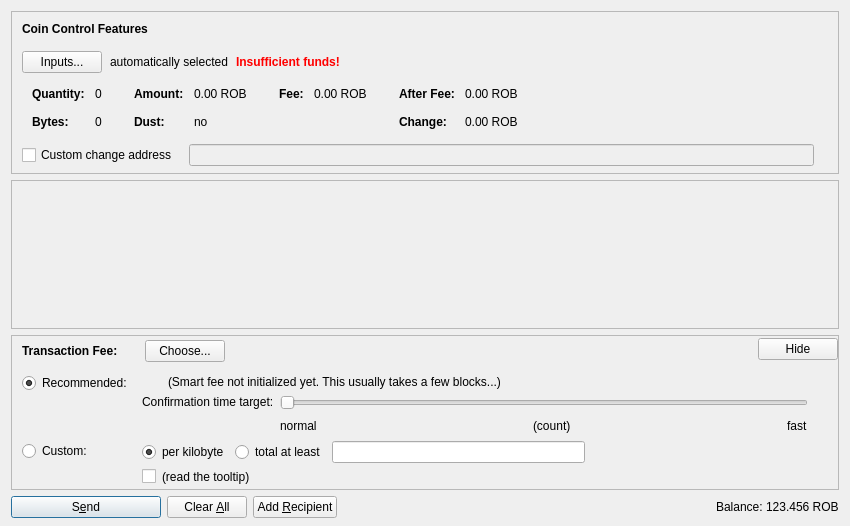
<?xml version="1.0" encoding="UTF-8"?>
<ui version="4.0">
 <class>SendCoinsDialog</class>
 <widget class="QDialog" name="SendCoinsDialog">
  <property name="geometry">
   <rect>
    <x>0</x>
    <y>0</y>
    <width>850</width>
    <height>526</height>
   </rect>
  </property>
  <property name="windowTitle">
   <string>Send Coins</string>
  </property>
  <layout class="QVBoxLayout" name="verticalLayout" stretch="0,1,0,0">
   <property name="bottomMargin">
    <number>8</number>
   </property>
   <item>
    <widget class="QFrame" name="frameCoinControl">
     <property name="sizePolicy">
      <sizepolicy hsizetype="Expanding" vsizetype="Expanding">
       <horstretch>0</horstretch>
       <verstretch>0</verstretch>
      </sizepolicy>
     </property>
     <property name="maximumSize">
      <size>
       <width>16777215</width>
       <height>16777215</height>
      </size>
     </property>
     <property name="frameShape">
      <enum>QFrame::StyledPanel</enum>
     </property>
     <property name="frameShadow">
      <enum>QFrame::Sunken</enum>
     </property>
     <layout class="QVBoxLayout" name="verticalLayoutCoinControl2">
      <property name="spacing">
       <number>0</number>
      </property>
      <property name="leftMargin">
       <number>0</number>
      </property>
      <property name="topMargin">
       <number>0</number>
      </property>
      <property name="rightMargin">
       <number>0</number>
      </property>
      <property name="bottomMargin">
       <number>6</number>
      </property>
      <item>
       <layout class="QVBoxLayout" name="verticalLayoutCoinControl" stretch="0,0,0,0,1">
        <property name="spacing">
         <number>0</number>
        </property>
        <property name="leftMargin">
         <number>10</number>
        </property>
        <property name="topMargin">
         <number>10</number>
        </property>
        <item>
         <layout class="QHBoxLayout" name="horizontalLayoutCoinControl1">
          <property name="bottomMargin">
           <number>15</number>
          </property>
          <item>
           <widget class="QLabel" name="labelCoinControlFeatures">
            <property name="sizePolicy">
             <sizepolicy hsizetype="Preferred" vsizetype="Maximum">
              <horstretch>0</horstretch>
              <verstretch>0</verstretch>
             </sizepolicy>
            </property>
            <property name="font">
             <font>
              <weight>75</weight>
              <bold>true</bold>
             </font>
            </property>
            <property name="styleSheet">
             <string notr="true">font-weight:bold;</string>
            </property>
            <property name="text">
             <string>Coin Control Features</string>
            </property>
           </widget>
          </item>
         </layout>
        </item>
        <item>
         <layout class="QHBoxLayout" name="horizontalLayoutCoinControl2" stretch="0,0,0,0">
          <property name="spacing">
           <number>8</number>
          </property>
          <property name="bottomMargin">
           <number>10</number>
          </property>
          <item>
           <widget class="QPushButton" name="pushButtonCoinControl">
            <property name="styleSheet">
             <string notr="true"/>
            </property>
            <property name="text">
             <string>Inputs...</string>
            </property>
            <property name="autoDefault">
             <bool>false</bool>
            </property>
           </widget>
          </item>
          <item>
           <widget class="QLabel" name="labelCoinControlAutomaticallySelected">
            <property name="text">
             <string>automatically selected</string>
            </property>
            <property name="margin">
             <number>5</number>
            </property>
           </widget>
          </item>
          <item>
           <widget class="QLabel" name="labelCoinControlInsuffFunds">
            <property name="font">
             <font>
              <weight>75</weight>
              <bold>true</bold>
             </font>
            </property>
            <property name="styleSheet">
             <string notr="true">color:red;font-weight:bold;</string>
            </property>
            <property name="text">
             <string>Insufficient funds!</string>
            </property>
            <property name="margin">
             <number>5</number>
            </property>
           </widget>
          </item>
          <item>
           <spacer name="horizontalSpacerCoinControl">
            <property name="orientation">
             <enum>Qt::Horizontal</enum>
            </property>
            <property name="sizeHint" stdset="0">
             <size>
              <width>40</width>
              <height>1</height>
             </size>
            </property>
           </spacer>
          </item>
         </layout>
        </item>
        <item>
         <widget class="QWidget" name="widgetCoinControl" native="true">
          <property name="sizePolicy">
           <sizepolicy hsizetype="Preferred" vsizetype="Preferred">
            <horstretch>0</horstretch>
            <verstretch>0</verstretch>
           </sizepolicy>
          </property>
          <property name="minimumSize">
           <size>
            <width>0</width>
            <height>0</height>
           </size>
          </property>
          <property name="styleSheet">
           <string notr="true"/>
          </property>
          <layout class="QHBoxLayout" name="horizontalLayoutCoinControl5">
           <property name="leftMargin">
            <number>0</number>
           </property>
           <property name="topMargin">
            <number>0</number>
           </property>
           <property name="rightMargin">
            <number>0</number>
           </property>
           <property name="bottomMargin">
            <number>0</number>
           </property>
           <item>
            <layout class="QHBoxLayout" name="horizontalLayoutCoinControl3" stretch="0,0,0,1">
             <property name="spacing">
              <number>20</number>
             </property>
             <property name="topMargin">
              <number>0</number>
             </property>
             <property name="bottomMargin">
              <number>10</number>
             </property>
             <item>
              <layout class="QFormLayout" name="formLayoutCoinControl1">
               <property name="horizontalSpacing">
                <number>10</number>
               </property>
               <property name="verticalSpacing">
                <number>14</number>
               </property>
               <property name="leftMargin">
                <number>10</number>
               </property>
               <property name="topMargin">
                <number>4</number>
               </property>
               <property name="rightMargin">
                <number>6</number>
               </property>
               <item row="0" column="0">
                <widget class="QLabel" name="labelCoinControlQuantityText">
                 <property name="font">
                  <font>
                   <weight>75</weight>
                   <bold>true</bold>
                  </font>
                 </property>
                 <property name="text">
                  <string>Quantity:</string>
                 </property>
                 <property name="margin">
                  <number>0</number>
                 </property>
                </widget>
               </item>
               <item row="0" column="1">
                <widget class="QLabel" name="labelCoinControlQuantity">
                 <property name="cursor">
                  <cursorShape>IBeamCursor</cursorShape>
                 </property>
                 <property name="contextMenuPolicy">
                  <enum>Qt::ActionsContextMenu</enum>
                 </property>
                 <property name="text">
                  <string notr="true">0</string>
                 </property>
                 <property name="margin">
                  <number>0</number>
                 </property>
                 <property name="textInteractionFlags">
                  <set>Qt::LinksAccessibleByMouse|Qt::TextSelectableByKeyboard|Qt::TextSelectableByMouse</set>
                 </property>
                </widget>
               </item>
               <item row="1" column="0">
                <widget class="QLabel" name="labelCoinControlBytesText">
                 <property name="font">
                  <font>
                   <weight>75</weight>
                   <bold>true</bold>
                  </font>
                 </property>
                 <property name="text">
                  <string>Bytes:</string>
                 </property>
                </widget>
               </item>
               <item row="1" column="1">
                <widget class="QLabel" name="labelCoinControlBytes">
                 <property name="cursor">
                  <cursorShape>IBeamCursor</cursorShape>
                 </property>
                 <property name="contextMenuPolicy">
                  <enum>Qt::ActionsContextMenu</enum>
                 </property>
                 <property name="text">
                  <string notr="true">0</string>
                 </property>
                 <property name="textInteractionFlags">
                  <set>Qt::LinksAccessibleByMouse|Qt::TextSelectableByKeyboard|Qt::TextSelectableByMouse</set>
                 </property>
                </widget>
               </item>
              </layout>
             </item>
             <item>
              <layout class="QFormLayout" name="formLayoutCoinControl2">
               <property name="horizontalSpacing">
                <number>10</number>
               </property>
               <property name="verticalSpacing">
                <number>14</number>
               </property>
               <property name="leftMargin">
                <number>6</number>
               </property>
               <property name="topMargin">
                <number>4</number>
               </property>
               <property name="rightMargin">
                <number>6</number>
               </property>
               <item row="0" column="0">
                <widget class="QLabel" name="labelCoinControlAmountText">
                 <property name="font">
                  <font>
                   <weight>75</weight>
                   <bold>true</bold>
                  </font>
                 </property>
                 <property name="text">
                  <string>Amount:</string>
                 </property>
                 <property name="margin">
                  <number>0</number>
                 </property>
                </widget>
               </item>
               <item row="0" column="1">
                <widget class="QLabel" name="labelCoinControlAmount">
                 <property name="cursor">
                  <cursorShape>IBeamCursor</cursorShape>
                 </property>
                 <property name="contextMenuPolicy">
                  <enum>Qt::ActionsContextMenu</enum>
                 </property>
                 <property name="text">
                  <string notr="true">0.00 ROB</string>
                 </property>
                 <property name="textInteractionFlags">
                  <set>Qt::LinksAccessibleByMouse|Qt::TextSelectableByKeyboard|Qt::TextSelectableByMouse</set>
                 </property>
                </widget>
               </item>
               <item row="1" column="0">
                <widget class="QLabel" name="labelCoinControlLowOutputText">
                 <property name="font">
                  <font>
                   <weight>75</weight>
                   <bold>true</bold>
                  </font>
                 </property>
                 <property name="text">
                  <string>Dust:</string>
                 </property>
                </widget>
               </item>
               <item row="1" column="1">
                <widget class="QLabel" name="labelCoinControlLowOutput">
                 <property name="cursor">
                  <cursorShape>IBeamCursor</cursorShape>
                 </property>
                 <property name="contextMenuPolicy">
                  <enum>Qt::ActionsContextMenu</enum>
                 </property>
                 <property name="text">
                  <string notr="true">no</string>
                 </property>
                 <property name="textInteractionFlags">
                  <set>Qt::LinksAccessibleByMouse|Qt::TextSelectableByKeyboard|Qt::TextSelectableByMouse</set>
                 </property>
                </widget>
               </item>
              </layout>
             </item>
             <item>
              <layout class="QFormLayout" name="formLayoutCoinControl3">
               <property name="horizontalSpacing">
                <number>10</number>
               </property>
               <property name="verticalSpacing">
                <number>14</number>
               </property>
               <property name="leftMargin">
                <number>6</number>
               </property>
               <property name="topMargin">
                <number>4</number>
               </property>
               <property name="rightMargin">
                <number>6</number>
               </property>
               <item row="0" column="0">
                <widget class="QLabel" name="labelCoinControlFeeText">
                 <property name="font">
                  <font>
                   <weight>75</weight>
                   <bold>true</bold>
                  </font>
                 </property>
                 <property name="text">
                  <string>Fee:</string>
                 </property>
                 <property name="margin">
                  <number>0</number>
                 </property>
                </widget>
               </item>
               <item row="0" column="1">
                <widget class="QLabel" name="labelCoinControlFee">
                 <property name="cursor">
                  <cursorShape>IBeamCursor</cursorShape>
                 </property>
                 <property name="contextMenuPolicy">
                  <enum>Qt::ActionsContextMenu</enum>
                 </property>
                 <property name="text">
                  <string notr="true">0.00 ROB</string>
                 </property>
                 <property name="textInteractionFlags">
                  <set>Qt::LinksAccessibleByMouse|Qt::TextSelectableByKeyboard|Qt::TextSelectableByMouse</set>
                 </property>
                </widget>
               </item>
              </layout>
             </item>
             <item>
              <layout class="QFormLayout" name="formLayoutCoinControl4">
               <property name="horizontalSpacing">
                <number>10</number>
               </property>
               <property name="verticalSpacing">
                <number>14</number>
               </property>
               <property name="leftMargin">
                <number>6</number>
               </property>
               <property name="topMargin">
                <number>4</number>
               </property>
               <property name="rightMargin">
                <number>6</number>
               </property>
               <item row="0" column="0">
                <widget class="QLabel" name="labelCoinControlAfterFeeText">
                 <property name="font">
                  <font>
                   <weight>75</weight>
                   <bold>true</bold>
                  </font>
                 </property>
                 <property name="text">
                  <string>After Fee:</string>
                 </property>
                 <property name="margin">
                  <number>0</number>
                 </property>
                </widget>
               </item>
               <item row="0" column="1">
                <widget class="QLabel" name="labelCoinControlAfterFee">
                 <property name="cursor">
                  <cursorShape>IBeamCursor</cursorShape>
                 </property>
                 <property name="contextMenuPolicy">
                  <enum>Qt::ActionsContextMenu</enum>
                 </property>
                 <property name="text">
                  <string notr="true">0.00 ROB</string>
                 </property>
                 <property name="textInteractionFlags">
                  <set>Qt::LinksAccessibleByMouse|Qt::TextSelectableByKeyboard|Qt::TextSelectableByMouse</set>
                 </property>
                </widget>
               </item>
               <item row="1" column="0">
                <widget class="QLabel" name="labelCoinControlChangeText">
                 <property name="font">
                  <font>
                   <weight>75</weight>
                   <bold>true</bold>
                  </font>
                 </property>
                 <property name="text">
                  <string>Change:</string>
                 </property>
                </widget>
               </item>
               <item row="1" column="1">
                <widget class="QLabel" name="labelCoinControlChange">
                 <property name="cursor">
                  <cursorShape>IBeamCursor</cursorShape>
                 </property>
                 <property name="contextMenuPolicy">
                  <enum>Qt::ActionsContextMenu</enum>
                 </property>
                 <property name="text">
                  <string notr="true">0.00 ROB</string>
                 </property>
                 <property name="textInteractionFlags">
                  <set>Qt::LinksAccessibleByMouse|Qt::TextSelectableByKeyboard|Qt::TextSelectableByMouse</set>
                 </property>
                </widget>
               </item>
              </layout>
             </item>
            </layout>
           </item>
          </layout>
         </widget>
        </item>
        <item>
         <layout class="QHBoxLayout" name="horizontalLayoutCoinControl4" stretch="0,0,0">
          <property name="spacing">
           <number>12</number>
          </property>
          <property name="sizeConstraint">
           <enum>QLayout::SetDefaultConstraint</enum>
          </property>
          <property name="topMargin">
           <number>5</number>
          </property>
          <property name="rightMargin">
           <number>5</number>
          </property>
          <item>
           <widget class="QCheckBox" name="checkBoxCoinControlChange">
            <property name="toolTip">
             <string>If this is activated, but the change address is empty or invalid, change will be sent to a newly generated address.</string>
            </property>
            <property name="text">
             <string>Custom change address</string>
            </property>
           </widget>
          </item>
          <item>
           <widget class="QValidatedLineEdit" name="lineEditCoinControlChange">
            <property name="enabled">
             <bool>false</bool>
            </property>
            <property name="sizePolicy">
             <sizepolicy hsizetype="Expanding" vsizetype="Fixed">
              <horstretch>0</horstretch>
              <verstretch>0</verstretch>
             </sizepolicy>
            </property>
           </widget>
          </item>
          <item>
           <widget class="QLabel" name="labelCoinControlChangeLabel">
            <property name="sizePolicy">
             <sizepolicy hsizetype="Preferred" vsizetype="Expanding">
              <horstretch>0</horstretch>
              <verstretch>0</verstretch>
             </sizepolicy>
            </property>
            <property name="minimumSize">
             <size>
              <width>0</width>
              <height>0</height>
             </size>
            </property>
            <property name="text">
             <string/>
            </property>
            <property name="margin">
             <number>3</number>
            </property>
           </widget>
          </item>
         </layout>
        </item>
        <item>
         <spacer name="verticalSpacerCoinControl">
          <property name="orientation">
           <enum>Qt::Vertical</enum>
          </property>
          <property name="sizeHint" stdset="0">
           <size>
            <width>800</width>
            <height>1</height>
           </size>
          </property>
         </spacer>
        </item>
       </layout>
      </item>
     </layout>
    </widget>
   </item>
   <item>
    <widget class="QScrollArea" name="scrollArea">
     <property name="widgetResizable">
      <bool>true</bool>
     </property>
     <widget class="QWidget" name="scrollAreaWidgetContents">
      <property name="geometry">
       <rect>
        <x>0</x>
        <y>0</y>
        <width>830</width>
        <height>104</height>
       </rect>
      </property>
      <layout class="QVBoxLayout" name="verticalLayout_2" stretch="0,1">
       <property name="leftMargin">
        <number>0</number>
       </property>
       <property name="topMargin">
        <number>0</number>
       </property>
       <property name="rightMargin">
        <number>0</number>
       </property>
       <property name="bottomMargin">
        <number>0</number>
       </property>
       <item>
        <layout class="QVBoxLayout" name="entries">
         <property name="spacing">
          <number>6</number>
         </property>
        </layout>
       </item>
       <item>
        <spacer name="verticalSpacer">
         <property name="orientation">
          <enum>Qt::Vertical</enum>
         </property>
         <property name="sizeHint" stdset="0">
          <size>
           <width>20</width>
           <height>40</height>
          </size>
         </property>
        </spacer>
       </item>
      </layout>
     </widget>
    </widget>
   </item>
   <item>
    <widget class="QFrame" name="frameFee">
     <property name="sizePolicy">
      <sizepolicy hsizetype="Expanding" vsizetype="Expanding">
       <horstretch>0</horstretch>
       <verstretch>0</verstretch>
      </sizepolicy>
     </property>
     <property name="maximumSize">
      <size>
       <width>16777215</width>
       <height>16777215</height>
      </size>
     </property>
     <property name="frameShape">
      <enum>QFrame::StyledPanel</enum>
     </property>
     <property name="frameShadow">
      <enum>QFrame::Sunken</enum>
     </property>
     <layout class="QVBoxLayout" name="verticalLayoutFee1">
      <property name="spacing">
       <number>0</number>
      </property>
      <property name="leftMargin">
       <number>0</number>
      </property>
      <property name="topMargin">
       <number>0</number>
      </property>
      <property name="rightMargin">
       <number>0</number>
      </property>
      <property name="bottomMargin">
       <number>0</number>
      </property>
      <item>
       <layout class="QVBoxLayout" name="verticalLayoutFee2" stretch="0,0,0">
        <property name="spacing">
         <number>0</number>
        </property>
        <property name="leftMargin">
         <number>10</number>
        </property>
        <property name="topMargin">
         <number>0</number>
        </property>
        <item>
         <layout class="QHBoxLayout" name="horizontalLayoutFee1">
          <property name="bottomMargin">
           <number>0</number>
          </property>
          <item>
           <layout class="QVBoxLayout" name="verticalLayoutFee7">
            <property name="spacing">
             <number>0</number>
            </property>
            <item>
             <spacer name="verticalSpacerSmartFee">
              <property name="orientation">
               <enum>Qt::Vertical</enum>
              </property>
              <property name="sizeType">
               <enum>QSizePolicy::Fixed</enum>
              </property>
              <property name="sizeHint" stdset="0">
               <size>
                <width>1</width>
                <height>4</height>
               </size>
              </property>
             </spacer>
            </item>
            <item>
             <layout class="QHBoxLayout" name="horizontalLayoutSmartFee">
              <property name="spacing">
               <number>10</number>
              </property>
              <item>
               <widget class="QLabel" name="labelFeeHeadline">
                <property name="sizePolicy">
                 <sizepolicy hsizetype="Preferred" vsizetype="Maximum">
                  <horstretch>0</horstretch>
                  <verstretch>0</verstretch>
                 </sizepolicy>
                </property>
                <property name="font">
                 <font>
                  <weight>75</weight>
                  <bold>true</bold>
                 </font>
                </property>
                <property name="styleSheet">
                 <string notr="true">font-weight:bold;</string>
                </property>
                <property name="text">
                 <string>Transaction Fee:</string>
                </property>
               </widget>
              </item>
              <item>
               <widget class="QLabel" name="labelFeeMinimized">
                <property name="text">
                 <string/>
                </property>
               </widget>
              </item>
              <item>
               <widget class="QPushButton" name="buttonChooseFee">
                <property name="text">
                 <string>Choose...</string>
                </property>
               </widget>
              </item>
             </layout>
            </item>
            <item>
             <spacer name="verticalSpacer_5">
              <property name="orientation">
               <enum>Qt::Vertical</enum>
              </property>
              <property name="sizeHint" stdset="0">
               <size>
                <width>1</width>
                <height>1</height>
               </size>
              </property>
             </spacer>
            </item>
           </layout>
          </item>
          <item>
           <spacer name="horizontalSpacer_4">
            <property name="orientation">
             <enum>Qt::Horizontal</enum>
            </property>
            <property name="sizeHint" stdset="0">
             <size>
              <width>40</width>
              <height>20</height>
             </size>
            </property>
           </spacer>
          </item>
          <item>
           <widget class="QPushButton" name="buttonMinimizeFee">
            <property name="toolTip">
             <string>collapse fee-settings</string>
            </property>
            <property name="text">
             <string>Hide</string>
            </property>
           </widget>
          </item>
         </layout>
        </item>
        <item>
         <widget class="QFrame" name="frameFeeSelection">
          <layout class="QVBoxLayout" name="verticalLayoutFee12">
           <property name="spacing">
            <number>0</number>
           </property>
           <property name="leftMargin">
            <number>0</number>
           </property>
           <property name="topMargin">
            <number>0</number>
           </property>
           <property name="rightMargin">
            <number>0</number>
           </property>
           <property name="bottomMargin">
            <number>0</number>
           </property>
           <item>
            <layout class="QGridLayout" name="gridLayoutFee">
             <property name="topMargin">
              <number>10</number>
             </property>
             <property name="bottomMargin">
              <number>4</number>
             </property>
             <property name="horizontalSpacing">
              <number>10</number>
             </property>
             <property name="verticalSpacing">
              <number>4</number>
             </property>
             <item row="1" column="1">
              <layout class="QVBoxLayout" name="verticalLayoutFee8">
               <property name="spacing">
                <number>6</number>
               </property>
               <item>
                <layout class="QHBoxLayout" name="horizontalLayoutFee13">
                 <item>
                  <widget class="QRadioButton" name="radioCustomPerKilobyte">
                   <property name="toolTip">
                    <string>If the custom fee is set to 1000 satoshis and the transaction is only 250 bytes, then &quot;per kilobyte&quot; only pays 250 satoshis in fee, while &quot;total at least&quot; pays 1000 satoshis. For transactions bigger than a kilobyte both pay by kilobyte.</string>
                   </property>
                   <property name="text">
                    <string>per kilobyte</string>
                   </property>
                   <property name="checked">
                    <bool>true</bool>
                   </property>
                   <attribute name="buttonGroup">
                    <string notr="true">groupCustomFee</string>
                   </attribute>
                  </widget>
                 </item>
                 <item>
                  <widget class="QRadioButton" name="radioCustomAtLeast">
                   <property name="toolTip">
                    <string>If the custom fee is set to 1000 satoshis and the transaction is only 250 bytes, then &quot;per kilobyte&quot; only pays 250 satoshis in fee, while &quot;total at least&quot; pays 1000 satoshis. For transactions bigger than a kilobyte both pay by kilobyte.</string>
                   </property>
                   <property name="text">
                    <string>total at least</string>
                   </property>
                   <attribute name="buttonGroup">
                    <string notr="true">groupCustomFee</string>
                   </attribute>
                  </widget>
                 </item>
                 <item>
                  <widget class="RobbieconAmountField" name="customFee"/>
                 </item>
                 <item>
                  <spacer name="horizontalSpacer_6">
                   <property name="orientation">
                    <enum>Qt::Horizontal</enum>
                   </property>
                   <property name="sizeHint" stdset="0">
                    <size>
                     <width>1</width>
                     <height>1</height>
                    </size>
                   </property>
                  </spacer>
                 </item>
                </layout>
               </item>
               <item>
                <layout class="QHBoxLayout" name="horizontalLayoutFee8">
                 <item>
                  <widget class="QCheckBox" name="checkBoxMinimumFee">
                   <property name="toolTip">
                    <string>Paying only the minimum fee is just fine as long as there is less transaction volume than space in the blocks. But be aware that this can end up in a never confirming transaction once there is more demand for robbiecon transactions than the network can process.</string>
                   </property>
                   <property name="text">
                    <string/>
                   </property>
                  </widget>
                 </item>
                 <item>
                  <widget class="QLabel" name="labelMinFeeWarning">
                   <property name="enabled">
                    <bool>true</bool>
                   </property>
                   <property name="toolTip">
                    <string>Paying only the minimum fee is just fine as long as there is less transaction volume than space in the blocks. But be aware that this can end up in a never confirming transaction once there is more demand for robbiecon transactions than the network can process.</string>
                   </property>
                   <property name="text">
                    <string>(read the tooltip)</string>
                   </property>
                   <property name="margin">
                    <number>5</number>
                   </property>
                  </widget>
                 </item>
                 <item>
                  <spacer name="horizontalSpacer_2">
                   <property name="orientation">
                    <enum>Qt::Horizontal</enum>
                   </property>
                   <property name="sizeHint" stdset="0">
                    <size>
                     <width>1</width>
                     <height>1</height>
                    </size>
                   </property>
                  </spacer>
                 </item>
                </layout>
               </item>
              </layout>
             </item>
             <item row="0" column="0">
              <layout class="QVBoxLayout" name="verticalLayoutFee4" stretch="0,1">
               <item>
                <widget class="QRadioButton" name="radioSmartFee">
                 <property name="text">
                  <string>Recommended:</string>
                 </property>
                 <property name="checked">
                  <bool>true</bool>
                 </property>
                 <attribute name="buttonGroup">
                  <string notr="true">groupFee</string>
                 </attribute>
                </widget>
               </item>
               <item>
                <spacer name="verticalSpacer_2">
                 <property name="orientation">
                  <enum>Qt::Vertical</enum>
                 </property>
                 <property name="sizeHint" stdset="0">
                  <size>
                   <width>1</width>
                   <height>1</height>
                  </size>
                 </property>
                </spacer>
               </item>
              </layout>
             </item>
             <item row="1" column="0">
              <layout class="QVBoxLayout" name="verticalLayoutFee9" stretch="0,1">
               <item>
                <widget class="QRadioButton" name="radioCustomFee">
                 <property name="text">
                  <string>Custom:</string>
                 </property>
                 <attribute name="buttonGroup">
                  <string notr="true">groupFee</string>
                 </attribute>
                </widget>
               </item>
               <item>
                <spacer name="verticalSpacer_6">
                 <property name="orientation">
                  <enum>Qt::Vertical</enum>
                 </property>
                 <property name="sizeHint" stdset="0">
                  <size>
                   <width>1</width>
                   <height>1</height>
                  </size>
                 </property>
                </spacer>
               </item>
              </layout>
             </item>
             <item row="0" column="1">
              <layout class="QVBoxLayout" name="verticalLayoutFee3" stretch="0,0,1">
               <property name="spacing">
                <number>6</number>
               </property>
               <property name="topMargin">
                <number>2</number>
               </property>
               <item>
                <layout class="QHBoxLayout" name="horizontalLayoutFee12">
                 <item>
                  <widget class="QLabel" name="labelSmartFee">
                   <property name="text">
                    <string/>
                   </property>
                   <property name="margin">
                    <number>2</number>
                   </property>
                  </widget>
                 </item>
                 <item>
                  <widget class="QLabel" name="labelFeeEstimation">
                   <property name="text">
                    <string/>
                   </property>
                  </widget>
                 </item>
                 <item>
                  <widget class="QLabel" name="labelSmartFee2">
                   <property name="text">
                    <string>(Smart fee not initialized yet. This usually takes a few blocks...)</string>
                   </property>
                   <property name="margin">
                    <number>2</number>
                   </property>
                  </widget>
                 </item>
                 <item>
                  <spacer name="horizontalSpacer_5">
                   <property name="orientation">
                    <enum>Qt::Horizontal</enum>
                   </property>
                   <property name="sizeHint" stdset="0">
                    <size>
                     <width>1</width>
                     <height>1</height>
                    </size>
                   </property>
                  </spacer>
                 </item>
                </layout>
               </item>
               <item>
                <layout class="QHBoxLayout" name="horizontalLayoutFee9">
                 <item>
                  <layout class="QVBoxLayout" name="verticalLayoutFee6">
                   <item>
                    <widget class="QLabel" name="labelSmartFee3">
                     <property name="text">
                      <string>Confirmation time target:</string>
                     </property>
                     <property name="margin">
                      <number>2</number>
                     </property>
                    </widget>
                   </item>
                   <item>
                    <spacer name="verticalSpacer_3">
                     <property name="orientation">
                      <enum>Qt::Vertical</enum>
                     </property>
                     <property name="sizeHint" stdset="0">
                      <size>
                       <width>1</width>
                       <height>1</height>
                      </size>
                     </property>
                    </spacer>
                   </item>
                  </layout>
                 </item>
                 <item>
                  <layout class="QVBoxLayout" name="verticalLayoutFee5">
                   <property name="rightMargin">
                    <number>30</number>
                   </property>
                   <item>
                    <widget class="QSlider" name="sliderSmartFee">
                     <property name="minimum">
                      <number>0</number>
                     </property>
                     <property name="maximum">
                      <number>24</number>
                     </property>
                     <property name="pageStep">
                      <number>1</number>
                     </property>
                     <property name="value">
                      <number>0</number>
                     </property>
                     <property name="orientation">
                      <enum>Qt::Horizontal</enum>
                     </property>
                     <property name="invertedAppearance">
                      <bool>false</bool>
                     </property>
                     <property name="invertedControls">
                      <bool>false</bool>
                     </property>
                     <property name="tickPosition">
                      <enum>QSlider::NoTicks</enum>
                     </property>
                    </widget>
                   </item>
                   <item>
                    <layout class="QHBoxLayout" name="horizontalLayoutFee10">
                     <item>
                      <widget class="QLabel" name="labelSmartFeeNormal">
                       <property name="text">
                        <string>normal</string>
                       </property>
                      </widget>
                     </item>
                     <item>
                      <spacer name="horizontalSpacer_7">
                       <property name="orientation">
                        <enum>Qt::Horizontal</enum>
                       </property>
                       <property name="sizeHint" stdset="0">
                        <size>
                         <width>40</width>
                         <height>20</height>
                        </size>
                       </property>
                      </spacer>
                     </item>
                     <item>
                      <widget class="QLabel" name="confirmationTargetLabel">
                       <property name="text">
                        <string>(count)</string>
                       </property>
                      </widget>
                     </item>
                     <item>
                      <spacer name="horizontalSpacer_3">
                       <property name="orientation">
                        <enum>Qt::Horizontal</enum>
                       </property>
                       <property name="sizeHint" stdset="0">
                        <size>
                         <width>40</width>
                         <height>20</height>
                        </size>
                       </property>
                      </spacer>
                     </item>
                     <item>
                      <widget class="QLabel" name="labelSmartFeeFast">
                       <property name="text">
                        <string>fast</string>
                       </property>
                      </widget>
                     </item>
                    </layout>
                   </item>
                  </layout>
                 </item>
                </layout>
               </item>
               <item>
                <spacer name="verticalSpacer_4">
                 <property name="orientation">
                  <enum>Qt::Vertical</enum>
                 </property>
                 <property name="sizeHint" stdset="0">
                  <size>
                   <width>1</width>
                   <height>1</height>
                  </size>
                 </property>
                </spacer>
               </item>
              </layout>
             </item>
            </layout>
           </item>
          </layout>
         </widget>
        </item>
        <item>
         <spacer name="verticalSpacerFee">
          <property name="orientation">
           <enum>Qt::Vertical</enum>
          </property>
          <property name="sizeHint" stdset="0">
           <size>
            <width>800</width>
            <height>1</height>
           </size>
          </property>
         </spacer>
        </item>
       </layout>
      </item>
     </layout>
    </widget>
   </item>
   <item>
    <layout class="QHBoxLayout" name="horizontalLayout">
     <item>
      <widget class="QPushButton" name="sendButton">
       <property name="minimumSize">
        <size>
         <width>150</width>
         <height>0</height>
        </size>
       </property>
       <property name="toolTip">
        <string>Confirm the send action</string>
       </property>
       <property name="text">
        <string>S&amp;end</string>
       </property>
       <property name="icon">
        <iconset resource="../robbiecon.qrc">
         <normaloff>:/icons/send</normaloff>:/icons/send</iconset>
       </property>
       <property name="autoDefault">
        <bool>false</bool>
       </property>
       <property name="default">
        <bool>true</bool>
       </property>
      </widget>
     </item>
     <item>
      <widget class="QPushButton" name="clearButton">
       <property name="sizePolicy">
        <sizepolicy hsizetype="Minimum" vsizetype="Fixed">
         <horstretch>0</horstretch>
         <verstretch>0</verstretch>
        </sizepolicy>
       </property>
       <property name="toolTip">
        <string>Clear all fields of the form.</string>
       </property>
       <property name="text">
        <string>Clear &amp;All</string>
       </property>
       <property name="icon">
        <iconset resource="../robbiecon.qrc">
         <normaloff>:/icons/remove</normaloff>:/icons/remove</iconset>
       </property>
       <property name="autoDefault">
        <bool>false</bool>
       </property>
      </widget>
     </item>
     <item>
      <widget class="QPushButton" name="addButton">
       <property name="toolTip">
        <string>Send to multiple recipients at once</string>
       </property>
       <property name="text">
        <string>Add &amp;Recipient</string>
       </property>
       <property name="icon">
        <iconset resource="../robbiecon.qrc">
         <normaloff>:/icons/add</normaloff>:/icons/add</iconset>
       </property>
       <property name="autoDefault">
        <bool>false</bool>
       </property>
      </widget>
     </item>
     <item>
      <spacer name="horizontalSpacer">
       <property name="orientation">
        <enum>Qt::Horizontal</enum>
       </property>
       <property name="sizeHint" stdset="0">
        <size>
         <width>40</width>
         <height>20</height>
        </size>
       </property>
      </spacer>
     </item>
     <item>
      <layout class="QHBoxLayout" name="horizontalLayout_2">
       <property name="spacing">
        <number>3</number>
       </property>
       <item>
        <widget class="QLabel" name="label">
         <property name="sizePolicy">
          <sizepolicy hsizetype="Preferred" vsizetype="Fixed">
           <horstretch>0</horstretch>
           <verstretch>0</verstretch>
          </sizepolicy>
         </property>
         <property name="text">
          <string>Balance:</string>
         </property>
        </widget>
       </item>
       <item>
        <widget class="QLabel" name="labelBalance">
         <property name="sizePolicy">
          <sizepolicy hsizetype="Preferred" vsizetype="Fixed">
           <horstretch>0</horstretch>
           <verstretch>0</verstretch>
          </sizepolicy>
         </property>
         <property name="cursor">
          <cursorShape>IBeamCursor</cursorShape>
         </property>
         <property name="text">
          <string notr="true">123.456 ROB</string>
         </property>
         <property name="textInteractionFlags">
          <set>Qt::LinksAccessibleByMouse|Qt::TextSelectableByKeyboard|Qt::TextSelectableByMouse</set>
         </property>
        </widget>
       </item>
      </layout>
     </item>
    </layout>
   </item>
  </layout>
 </widget>
 <customwidgets>
  <customwidget>
   <class>QValidatedLineEdit</class>
   <extends>QLineEdit</extends>
   <header>qvalidatedlineedit.h</header>
  </customwidget>
  <customwidget>
   <class>RobbieconAmountField</class>
   <extends>QLineEdit</extends>
   <header>robbieconamountfield.h</header>
   <container>1</container>
  </customwidget>
 </customwidgets>
 <resources>
  <include location="../robbiecon.qrc"/>
 </resources>
 <connections/>
 <buttongroups>
  <buttongroup name="groupFee"/>
  <buttongroup name="groupCustomFee"/>
 </buttongroups>
</ui>
